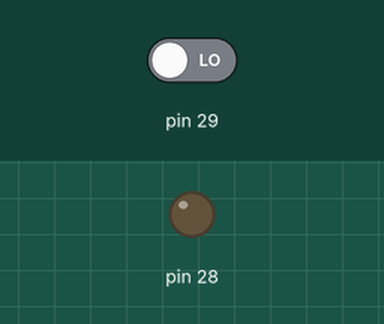
This sketch was run on a simulated Arduino Mega 2560, built with avr-gcc and run on an emulated ATmega2560. On the bench: output pins drawn as LEDs (lit = HIGH). The inputs (shaded band) are chosen by the test bench; at power-on: pin 29 LOW.

Above: at 1.2 s.
1.3 s: pin 29 driven HIGH
At 2.1 s:
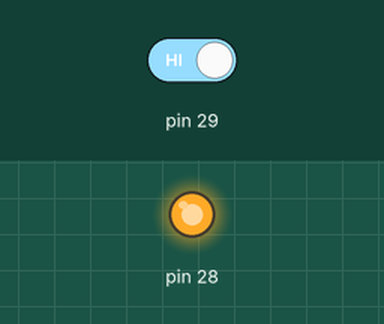
2.8 s: pin 29 driven LOW
At 3.2 s:
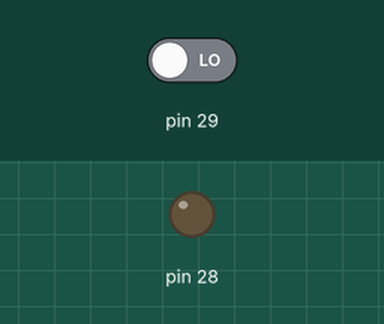
Timing chart, 0 to 5.8 s (numbered marks = the images above; inputs shaded):
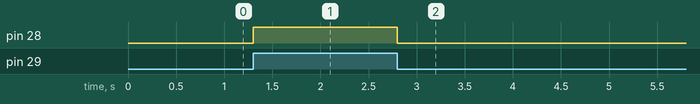

Measured:
- after the input at 1.3 s, pin 28: LOW → HIGH at once
- after the input at 2.8 s, pin 28: HIGH → LOW at once

The sketch:

Ex17.ino
```cpp
/* Programa: Acender LED ao verificar uma entrada
 * Arduino : MEGA 2560
 * Autor   : Rahul M. Juliato
 * Data    : 20/09/2019
 */

int estado_entrada = 0;

void setup(){

  pinMode(28, OUTPUT);
  pinMode(29, INPUT);

}


void loop(){

  estado_entrada = digitalRead(29);

  if (estado_entrada == HIGH){

    digitalWrite(28, HIGH);

  }

  else {

    digitalWrite(28, LOW);

  }

}
```
